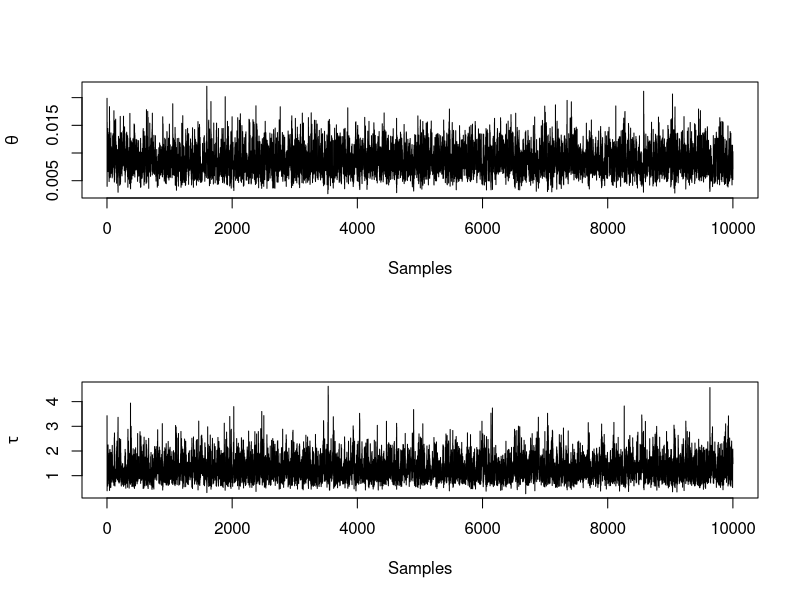

R code for this plot: (Note: this script raises an error after producing the figure.)
## ---- chunk 1
library(knitr)
knitr::opts_chunk$set(echo = TRUE)
knitr::opts_chunk$set(fig.width=8, fig.height=6, fig.align = "center")
knitr::opts_chunk$set(tidy.opts=list(width.cutoff=50),tidy=TRUE)
## ---- chunk 2
ESS <- function(chain, stop = 0.1, burnin = 0.5, alpha = 0.05){
  if(!is.matrix(chain)) chain = matrix(chain, ncol = 1)
  if(burnin){
    if (burnin < 1){
      burnin = burnin*dim(chain)[1]
    }
  }
  p = dim(chain)[2]
  results = matrix(NA, p, 7)
  colnames(results) = c("mean", "lowerHPD", "upperHPD","se", "sd", "L", "ESS")
  rownames(results) = colnames(chain)
  for(i in 1:p){
    h = chain[-(1:burnin),i]
    L = length(h)
    hbar = mean(h)
    hdev = h - hbar
    hvar = crossprod(hdev)/L
    tau = 1
    k = 1
    repeat{
      rho = crossprod(hdev[-(1:k)],hdev[-((L+1-k):L)])/((L-k)*hvar)
      tau = tau + 2*rho
      if(abs(rho) < stop || k > 1000) break
      k = k + 1
    }
    ESS = L/tau
    h_sort = sort(h)
    I = matrix(NA, nrow = ((L-1)-floor((1-alpha)*(L-1))), ncol = 2)
    for(j in 1: ((L-1)-floor((1-alpha)*(L-1)))){
      I[j,1] = h_sort[j]
      I[j,2] = h_sort[(j + floor((1-alpha)*(L-1)))]
    }
    jstar = which.min(I[,2] - I[,1])
    HPD = I[jstar,]
    results[i,] = c(mean = hbar, lowerHPD = HPD[1], upperHPD = HPD[2], se = sqrt(hvar/ESS), sd = sqrt(hvar), L = L, ESS = ESS)
  }
  return(results)
}
## ---- chunk 3
# Create Objective Function
logLikeCancer <- function(theta, der = 0, X, t, w){
  p = dim(X)[2]
  n = dim(X)[1]
  
  kappaIndex <- matrix(NA, nrow = n, ncol = p)
  for(i in 1:n){
    for(j in 1:p){
      kappaIndex[i,j] <- theta[j]^X[i,j]
    }
  }
  kappa <- apply(kappaIndex, 1, prod)
  value <- sum(w*log(kappa)-kappa*t)
  if(der == 0) return(value)
  
  der1      <- matrix(NA, nrow = p, ncol = 1)
  for (j in 1:p){
    der1[j]  <- sum((w/kappa - t)*X[,j]*kappa/theta[j])
  }
  if(der ==1) return(list(value = value, der1 = der1))
  
  der2      <- matrix(NA, nrow = p, ncol = p)
  for (j in 1:p){
    for (m in 1:p){
      if(j == m){
        der2[j,m] = sum(-w*(X[,j]/theta[j])^2)
      } else {
        der2[j,m] = der2[m,j] = sum((w/kappa-t)*(X[,j]*X[,m]*kappa/(theta[j]*theta[m])) 
                                    + -w*(X[,j]*X[,m])/(theta[j]*theta[m]))
      }
    }
  }
  return(list(value = value, der1 = der1, der2 = der2))
  
}

# Newton Function
newtonR <- function(f, xInit, maxIt = 20, relConvCrit = 1.e-10, ...){
  p = length(xInit)
  results = matrix(NA, maxIt, p+2)
  colnames(results) = c("value", paste("x", 1:p, sep = ""), "Conv")
  
  xCurrent = xInit
  for(t in 1:maxIt){
    evalF = f(xCurrent, der = 2, ...)
    results[t, "value"] = evalF$value
    results[t, 1+(1:p)] = xCurrent
    xNext = xCurrent - solve(evalF$der2, evalF$der1)
    Conv = sqrt(crossprod(xNext - xCurrent))/(sqrt(crossprod(xCurrent))+relConvCrit)
    results[t, "Conv"] = Conv
    if(Conv < relConvCrit) break
    xCurrent = xNext
  }
  
  evalFinal <- f(xNext, der = 2, ...)
  
  return(list(x = xNext, se = sqrt(diag(-solve(evalFinal$der2))), value = evalFinal$value, convergence = (Conv < relConvCrit), results = results[1:t,]))
}
## ---- chunk 4
breastCancerGibbs <- function(X, t, w, alpha, lambda, nSamples = 10^4){
  p = dim(X)[2]
  n = dim(X)[1]
  
  # Initial parameters
  theta = rep(NA, p)
  for(j in 1:p){
    theta[j] = rgamma(1, alpha[j], lambda[j])
  }
  chain = matrix(NA, nSamples + 1, p)
  rownames(chain) = 0:nSamples
  colnames(chain) = c(paste("theta", 1:p, sep = "_"))
  chain[1,] = theta
  for(s in 1:nSamples){
    
    kappaIndex <- matrix(NA, nrow = n, ncol = p)
    for(i in 1:n){
      for(j in 1:p){
        kappaIndex[i,j] <- theta[j]^X[i,j]
      }
    }
    kappa <- apply(kappaIndex, 1, prod)
    
    for(j in 1:p){
      index    = which(X[,j] == 1)
      theta[j] = rgamma(1,sum(w[index]*X[index,j])+alpha[j], lambda[j]+sum(t[index]*kappa[index]/kappaIndex[index,j]))
    }
    chain[s+1,] = theta
  }
  return(chain)
}
## ---- chunk 5
breastCancer <- read.table("breastcancer.dat", header = T)
ans = newtonR(logLikeCancer, c(0.01,1), X = model.matrix(~breastCancer$treatment), t = breastCancer$recurtime, w = !breastCancer$censored, relConvCrit = 1.e-16)
results <- cbind(ans$x, ans$se)
colnames(results) = c("Estimate", "StdErr")
rownames(results) = c('theta', 'tau')
kable(round(results,3))
## ---- chunk 6
startTime = Sys.time()
breastCancerChain = breastCancerGibbs(X = model.matrix(~breastCancer$treatment), 
                                      t = breastCancer$recurtime, 
                                      w = !breastCancer$censored, 
                                      alpha = c(2,2),
                                      lambda = c(60,1),
                                      nSamples = 10^4)
endTime = Sys.time()
endTime - startTime

par(mfrow = c(2,1))
plot(breastCancerChain[,1], xlab = "Samples", ylab = expression(theta), type = "l")
plot(breastCancerChain[,2], xlab = "Samples", ylab = expression(tau), type = "l")
par(mfrow = c(1,1))
kable(round(ESS(breastCancerChain),3))
## ---- chunk 7
# Parallel Computing
require(parallel)
require(doParallel)

nCores = detectCores()
nChains = 5
ncl = min(nChains, nCores - 1)
    
registerDoParallel(ncl)
startTime = Sys.time()
chains = foreach(c = 1:nChains) %dopar%{
breastCancerChain = breastCancerGibbs(X = model.matrix(~breastCancer$treatment), 
                                      t = breastCancer$recurtime, 
                                      w = !breastCancer$censored, 
                                      alpha = c(2,2),
                                      lambda = c(60,1),
                                      nSamples = 10^4)
}
endTime = Sys.time()
endTime - startTime
stopImplicitCluster()
    
par(mfrow = c(2,1))
plot(chains[[1]][1:1000,1], xlab = "Samples", ylab = expression(theta), col = "black", type = "l")
lines(chains[[2]][1:1000,1], col = "gray28")
lines(chains[[3]][1:1000,1], col = "gray45")
lines(chains[[4]][1:1000,1], col = "gray70")
lines(chains[[5]][1:1000,1], col = "gray87")

plot(breastCancerChain[1:1000,2], xlab = "Samples", ylab = expression(tau), col = "black", type = "l")
lines(chains[[2]][1:1000,2], col = "gray28")
lines(chains[[3]][1:1000,2], col = "gray45")
lines(chains[[4]][1:1000,2], col = "gray70")
lines(chains[[5]][1:1000,2], col = "gray87")
par(mfrow = c(1,1))
## ---- chunk 8
breastCancerChain2 <- cbind(breastCancerChain, 'remissionC' = 1/breastCancerChain[,1], 'remissionT' = 1/(breastCancerChain[,1]*breastCancerChain[,2]))
kable(round(ESS(breastCancerChain2),3))
## ---- chunk 9
changePointGibbs <- function(x, gamma, nSamples = 10^4){
  x = as.matrix(x)
  N = dim(x)[1]
  # Initial parameters
  theta   = sample(1:N-1,1)
  alpha   = rgamma(1, gamma[2], gamma[3])
  lambda1 = rgamma(1, gamma[1], alpha)
  lambda2 = rgamma(1, gamma[1], alpha)
  
  chain = matrix(NA, nSamples + 1, 4)
  rownames(chain) = 0:nSamples
  
  colnames(chain) = c('theta', 'alpha', 'lambda_1', 'lambda_2')
  chain[1,] = c(theta, alpha, lambda1, lambda2)
  
  for(s in 1:nSamples){
    ptheta <- rep(NA, (N-1))
    for(n in 1:(N-1)){
      ptheta[n] = sum(x[1:n])*log(lambda1) - n*lambda1 + sum(x[(n+1):N])*log(lambda2) - (N-n)*lambda2
    }
    prob = exp(ptheta - max(ptheta))/sum(exp(ptheta - max(ptheta)))
    
    theta = which.max(rmultinom(1,1,prob))
    alpha   = rgamma(1, 2*gamma[1] + gamma[2], lambda1 + lambda2 + gamma[3])
    lambda1 = rgamma(1, gamma[1]+sum(x[1:theta]), theta + alpha)
    lambda2 = rgamma(1, gamma[1]+sum(x[(theta+1):N]), N-theta+alpha)
    chain[s+1,] = c(theta, alpha, lambda1, lambda2)
  }
  return(chain)
}
## ---- chunk 10
coal <- read.table("coal.dat", header = T)
coalChain = changePointGibbs(coal$disasters, gamma = c(3,10,10), nSamples = 10^4)

par(mfrow = c(2,2))
plot(coalChain[,1], xlab = "Samples", ylab = expression(theta))
plot(coalChain[,2], xlab = "Samples", ylab = expression(alpha), type = "l")
plot(coalChain[,3], xlab = "Samples", ylab = expression(lambda[1]), type = "l")
plot(coalChain[,4], xlab = "Samples", ylab = expression(lambda[2]), type = "l")
par(mfrow =c(1,1))
kable(round(ESS(coalChain),3))
